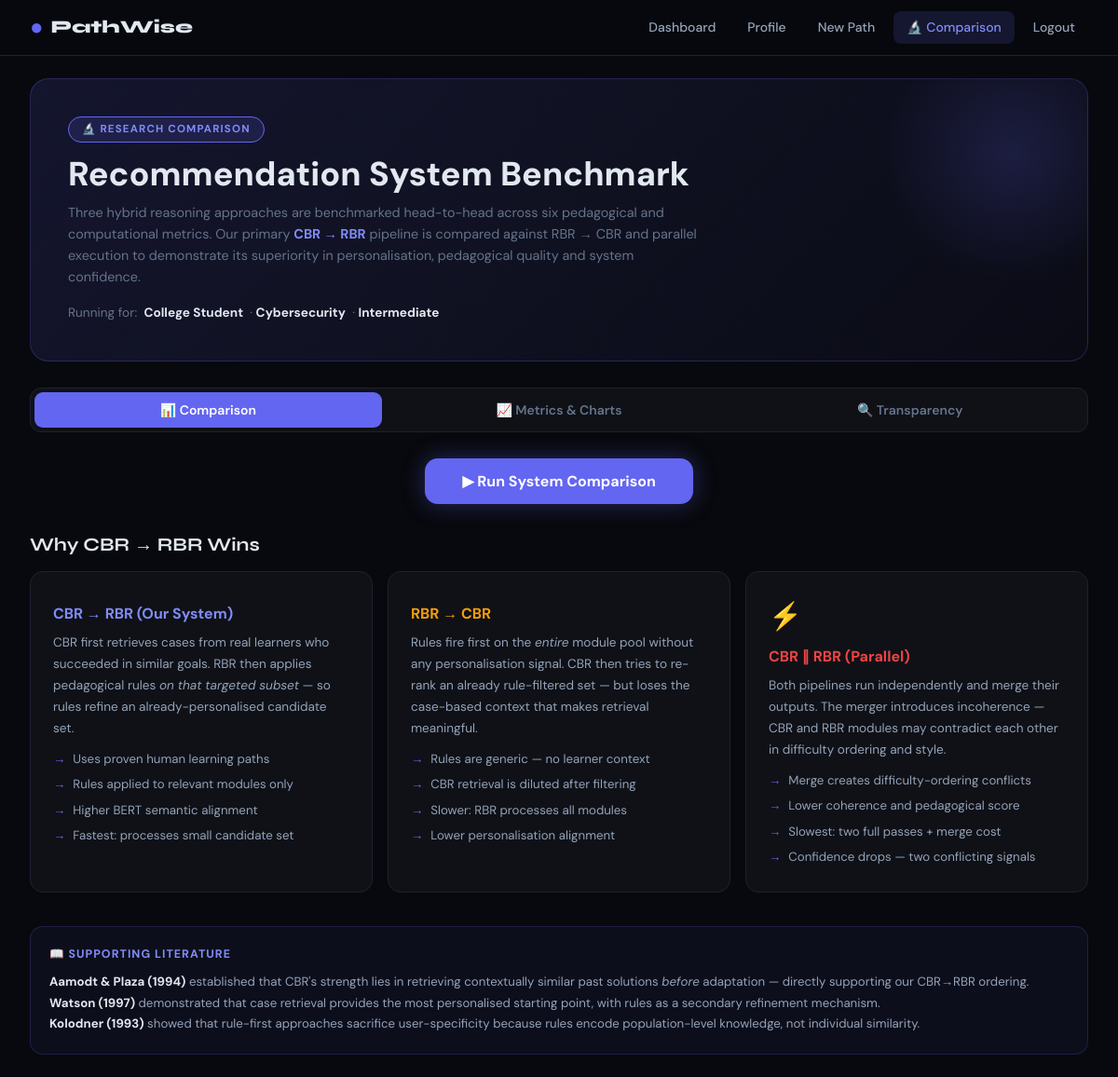
The page /compare/ (signed in) on the database its author committed.
### models/profile.py (models this page shows, shortened)
class LearnerProfile(db.Model):
    __tablename__ = 'learner_profiles'
    id              = db.Column(db.Integer, primary_key=True)
    user_id         = db.Column(db.Integer, db.ForeignKey('users.id'), nullable=False, unique=True)
    persona         = db.Column(db.String(50),  nullable=False)   # college_student, professional, job_seeker, explorer
    learning_goal   = db.Column(db.Text,         nullable=False)   # Free-text goal
    goal_domain     = db.Column(db.String(100),  nullable=True)    # Classified domain (e.g., cybersecurity)
    skill_level     = db.Column(db.String(30),   nullable=False)   # beginner, intermediate, expert
    background      = db.Column(db.String(30),   nullable=False)   # tech, non_tech
    memory_capacity = db.Column(db.String(20),   nullable=False)   # short, medium, long
    learning_style  = db.Column(db.String(30),   nullable=False)   # theory, video, labs, project, mixed
    goal_embedding_json = db.Column(db.Text, nullable=True)        # BERT embedding stored as JSON
    quiz_score          = db.Column(db.Float, nullable=True)       # 0–100 score from quiz
    prior_knowledge     = db.Column(db.String(20), nullable=True)  # beginner/intermediate (from quiz)
    created_at = db.Column(db.DateTime, default=datetime.utcnow)
    updated_at = db.Column(db.DateTime, default=datetime.utcnow, onupdate=datetime.utcnow)
    SKILL_ORDINAL   = {'beginner': 0, 'intermediate': 1, 'expert': 2}
    MEMORY_ORDINAL  = {'short': 0, 'medium': 1, 'long': 2}
    STYLE_ORDINAL   = {'theory': 0, 'video': 1, 'labs': 2, 'project': 3, 'mixed': 4}
    PERSONA_ORDINAL = {'explorer': 0, 'college_student': 1, 'job_seeker': 2, 'professional': 3}

### routes/comparison.py (the view)
@comparison_bp.route('/')
@login_required
def index():
    profile = current_user.profile
    has_profile = profile is not None and profile.quiz_score is not None
    return render_template('comparison/index.html',
                           has_profile=has_profile,
                           profile=profile)

### templates/comparison/index.html (shortened to what this page needs)
{% extends "base.html" %}
{% block content %}
<div class="cmp-wrap">
  <div class="cmp-hero">
    <div class="hero-tag">🔬 Research Comparison</div>
    <div class="hero-title">Recommendation System Benchmark</div>
    <div class="hero-sub">
      Three hybrid reasoning approaches are benchmarked head-to-head across six pedagogical and
      computational metrics. Our primary <strong style="color:var(--accent2)">CBR → RBR</strong>
      pipeline is compared against RBR → CBR and parallel execution to demonstrate its superiority
      in personalisation, pedagogical quality and system confidence.
    </div>
    {% if profile %}
    <div style="margin-top:1rem;font-size:.85rem;color:var(--text-muted);">
      Running for:&nbsp;
      <strong style="color:var(--text);">{{ profile.persona.replace('_',' ').title() }}</strong>
      &nbsp;·&nbsp;<strong style="color:var(--text);">{{ profile.goal_domain.replace('_',' ').title() if profile.goal_domain else '—' }}</strong>
      &nbsp;·&nbsp;<strong style="color:var(--text);">{{ profile.skill_level.title() }}</strong>
    </div>
    {% endif %}
  </div>
  <div class="tabs-row">
    <button class="tab-btn active" onclick="switchTab('comparison',this)">📊 Comparison</button>
    <button class="tab-btn" onclick="switchTab('metrics',this)">📈 Metrics & Charts</button>
    <button class="tab-btn" onclick="switchTab('transparency',this)">🔍 Transparency</button>
  </div>
  {% if not has_profile %}
  <div class="no-profile-notice">
    <div style="font-size:3rem;margin-bottom:1rem;">🔒</div>
    <h3>Profile Required</h3>
    <p style="margin-top:.5rem;">Complete your learner profile and quiz to run the system comparison.</p>
    <a href="{{ url_for('profile.create_profile') }}" class="run-btn" style="display:inline-block;margin-top:1.25rem;text-decoration:none;">
      Set Up Profile →
    </a>
  </div>
  {% else %}
  <div id="tab-comparison" class="tab-pane active">
    <div class="run-area">
      <button class="run-btn" id="runBtn" onclick="runComparison()">
        ▶ Run System Comparison
      </button>
    </div>
    <div class="explain-section">
      <h3 style="margin-bottom:1rem;">Why CBR → RBR Wins</h3>
      <div style="display:grid;grid-template-columns:repeat(3,1fr);gap:1rem;">
        <div class="explain-card">
          <div class="explain-title" style="color:var(--accent2);">CBR → RBR (Our System)</div>
          <div class="explain-body">
            CBR first retrieves cases from real learners who succeeded in similar goals.
            RBR then applies pedagogical rules <em>on that targeted subset</em> — so
            rules refine an already-personalised candidate set.
          </div>
          <ul class="advantage-list">
            <li>Uses proven human learning paths</li>
            <li>Rules applied to relevant modules only</li>
            <li>Higher BERT semantic alignment</li>
            <li>Fastest: processes small candidate set</li>
          </ul>
        </div>
        <div class="explain-card">
          <div class="explain-title" style="color:var(--warning);">RBR → CBR</div>
          <div class="explain-body">
            Rules fire first on the <em>entire</em> module pool without any personalisation signal.
            CBR then tries to re-rank an already rule-filtered set — but loses the
            case-based context that makes retrieval meaningful.
          </div>
          <ul class="advantage-list">
            <li>Rules are generic — no learner context</li>
            <li>CBR retrieval is diluted after filtering</li>
            <li>Slower: RBR processes all modules</li>
            <li>Lower personalisation alignment</li>
          </ul>
        </div>
        <div class="explain-card">
          <div class="explain-icon">⚡</div>
          <div class="explain-title" style="color:var(--error);">CBR ∥ RBR (Parallel)</div>
          <div class="explain-body">
            Both pipelines run independently and merge their outputs.
            The merger introduces incoherence — CBR and RBR modules may
            contradict each other in difficulty ordering and style.
          </div>
          <ul class="advantage-list">
            <li>Merge creates difficulty-ordering conflicts</li>
            <li>Lower coherence and pedagogical score</li>
            <li>Slowest: two full passes + merge cost</li>
            <li>Confidence drops — two conflicting signals</li>
          </ul>
        </div>
      </div>
      <div style="margin-top:1.25rem;padding:1.25rem;border-radius:14px;
                  background:rgba(99,102,241,.06);border:1px solid rgba(99,102,241,.2);">
        <div style="font-size:.78rem;font-weight:700;text-transform:uppercase;
                    letter-spacing:.08em;color:var(--accent2);margin-bottom:.5rem;">
          📖 Supporting Literature
        </div>
        <div style="font-size:.83rem;color:var(--text-dim);line-height:1.7;">
          <strong style="color:var(--text);">Aamodt & Plaza (1994)</strong> established that CBR's strength lies in
          retrieving contextually similar past solutions <em>before</em> adaptation — directly supporting
          our CBR→RBR ordering.<br>
          <strong style="color:var(--text);">Watson (1997)</strong> demonstrated that case retrieval provides
          the most personalised starting point, with rules as a secondary refinement mechanism.<br>
          <strong style="color:var(--text);">Kolodner (1993)</strong> showed that rule-first approaches sacrifice
          user-specificity because rules encode population-level knowledge, not individual similarity.
        </div>
      </div>
    </div>
  </div>
  {% endif %}
</div>
{% endblock %}

### templates/base.html (style rules this page uses)
:root { --bg: #08090E; --surface: #0F1117; --surface2: #161821; --border: #1E2130; --accent: #6366F1; --accent2: #818CF8; --accent-glow: rgba(99,102,241,0.15); --success: #10B981; --warning: #F59E0B; --error: #EF4444; --text: #E2E8F0; --text-muted:#64748B; --text-dim: #94A3B8; --radius: 12px; --radius-lg: 20px; --font-head: 'Syne', sans-serif; --font-body: 'DM Sans', sans-serif; --transition: 0.2s cubic-bezier(0.4,0,0.2,1); }
*, *::before, *::after { box-sizing: border-box; margin: 0; padding: 0; }
html { scroll-behavior: smooth; }
body { background: var(--bg); color: var(--text); font-family: var(--font-body); font-size: 15px; line-height: 1.6; min-height: 100vh; }
h1,h2,h3,h4,h5 { font-family: var(--font-head); font-weight: 700; line-height: 1.2; }
h3 { font-size: 1.25rem; }

### templates/comparison/index.html (style rules this page uses)
.cmp-wrap { max-width: 1280px; margin: 0 auto; padding: 1.5rem 2rem; }
.cmp-hero { padding: 2.5rem; background: linear-gradient(135deg,rgba(99,102,241,.14) 0%,rgba(99,102,241,.03) 100%); border: 1px solid rgba(99,102,241,.25); border-radius: 20px; margin-bottom: 1.75rem; position: relative; overflow: hidden; }
.cmp-hero::after { content:''; position:absolute; right:-60px; top:-60px; width:280px; height:280px; border-radius:50%; background: radial-gradient(circle,rgba(99,102,241,.18),transparent 70%); pointer-events:none; }
.hero-tag { display:inline-block; padding:4px 14px; border-radius:99px; background:rgba(99,102,241,.15); border:1px solid var(--accent); color:var(--accent2); font-size:.72rem; font-weight:700; letter-spacing:.1em; text-transform:uppercase; margin-bottom:.75rem; }
.hero-title { font-size:clamp(1.6rem,3vw,2.4rem); font-weight:800; line-height:1.2; }
.hero-sub { color:var(--text-muted); font-size:.9rem; margin-top:.5rem; max-width:680px; }
.tabs-row { display:flex; gap:4px; margin-bottom:1.75rem; background:var(--surface); border:1px solid var(--border); border-radius:12px; padding:4px; }
.tab-btn { flex:1; padding:10px 16px; border:none; border-radius:9px; background:transparent; color:var(--text-muted); font-family:var(--font-body); font-size:.875rem; font-weight:600; cursor:pointer; transition:all .2s; display:flex; align-items:center; justify-content:center; gap:6px; }
.tab-btn.active { background:var(--accent); color:#fff; }
.tab-pane { display:none; }
.tab-pane.active { display:block; }
.run-area { text-align:center; margin-bottom:2rem; }
.run-btn { padding:14px 40px; border-radius:14px; border:none; background:var(--accent); color:#fff; font-size:1rem; font-weight:700; cursor:pointer; transition:all .2s; font-family:var(--font-body); box-shadow:0 0 24px rgba(99,102,241,.35); }
.explain-section { margin-top:2rem; }
.explain-card { padding:1.5rem; border-radius:14px; border:1px solid var(--border); background:var(--surface); margin-bottom:1rem; }
.explain-icon { font-size:1.8rem; margin-bottom:.5rem; }
.explain-title { font-size:1rem; font-weight:700; margin-bottom:.4rem; }
.explain-body { font-size:.85rem; color:var(--text-dim); line-height:1.7; }
.advantage-list { margin-top:.5rem; list-style:none; }
.advantage-list li { font-size:.83rem; color:var(--text-dim); padding:3px 0; display:flex; gap:8px; }
.advantage-list li::before { content:'→'; color:var(--accent); font-weight:700; }

### rows shown on the page
LearnerProfile: persona.replace "College Student", goal_domain.replace "Cybersecurity", skill_level "Intermediate"
